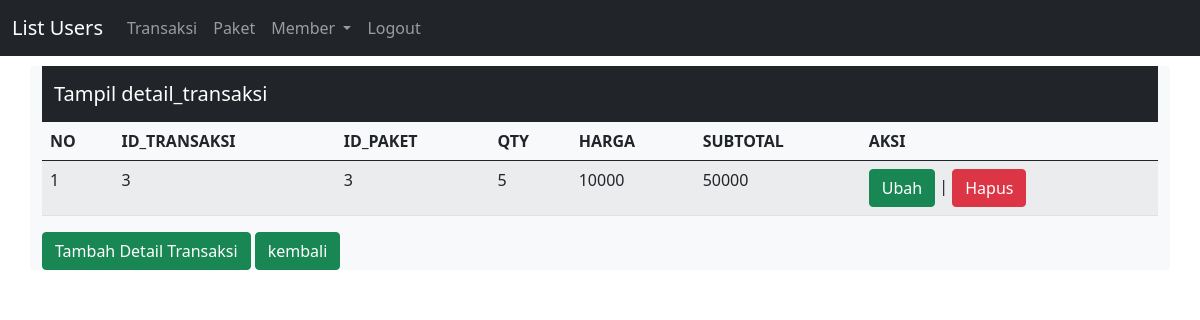
Screenshot of /tampil_detail_transaksi.php (signed in) with the database file from the repository.
### tables this page shows
CREATE TABLE `detail_transaksi` (
  `id_detail_transaksi` int(11) NOT NULL,
  `id_transaksi` int(11) NOT NULL,
  `id_paket` int(11) NOT NULL,
  `qty` int(11) NOT NULL
);

CREATE TABLE `paket` (
  `id_paket` int(11) NOT NULL,
  `jenis` enum('kiloan','selimut','bed_cover','kaos') NOT NULL,
  `harga` int(11) NOT NULL
);

### tampil_detail_transaksi.php (the view, shortened to what this page needs)
<html>
    <head>
        <link
    href="https://cdn.jsdelivr.net/npm/bootstrap@5.0.1/dist/css/bootstrap.min.css"
    rel="stylesheet"
>
    </head>
    <body>
        <?php
        include "header.php"
        ?>
    <nav class="navbar navbar-dark bg-dark">
                    <div class="container-fluid">
                    <a class="navbar-brand">Tampil detail_transaksi</a>
            </div>
            </nav>
        <table class="table table-hover table-striped">
            <thead>
                <tr>
                    <th>NO</th><th>ID_TRANSAKSI<th>ID_PAKET</th>
                    <th>QTY</th><th>HARGA</th><th>SUBTOTAL</th><th>AKSI</th>
                </tr>
            </thead>
            <tbody>
                <?php
                include "config.php";
                $qry_detail_transaksi=mysqli_query($conn,"select detail_transaksi.*,paket.harga from detail_transaksi join paket on paket.id_paket=detail_transaksi.id_paket");
                $no=0;
                while($data_detail_transaksi=mysqli_fetch_array($qry_detail_transaksi)){
                $no++;
                ?>
                <tr>
                    <td><?=$no?></td>
                    <td><?=$data_detail_transaksi['id_transaksi']?></td>
                    <td><?=$data_detail_transaksi['id_paket']?></td>
                    <td><?=$data_detail_transaksi['qty']?></td>
                    <td><?=$data_detail_transaksi['harga']?></td>
                    <?php
                        $subtotal=$data_detail_transaksi['harga'] * $data_detail_transaksi['qty'];
                    ?>
                    <td><?=$subtotal?></td>
                    <td><a href="ubah_detail_transaksi.php?id=<?=$data_detail_transaksi['id_detail_transaksi']?>"
                    class="btn btn-success">Ubah</a> | <a
                    href="hapus_detail_transaksi.php?id=<?=$data_detail_transaksi['id_detail_transaksi']?>"
                    onclick="return confirm('Apakah Anda yakin menghapus data ini?')"
                    class="btn btn-danger">Hapus</a></td>
                </tr>
                <?php
                }
                ?>
            </tbody>
        </table>
        <a href="Tambah_detail_transaksi.php"
                    class="btn btn-success">Tambah Detail Transaksi</a>
                <?php
                if($_SESSION['role']=='kasir'){
                ?>
                <a href="home_kasir.php" class="btn btn-success">kembali</a>
                <?php }
                else{
                ?>
                <a href="home_admin.php" class="btn btn-success">kembali</a>
                <?php
                }
                ?>
    </body>
</html>

### rows the page displays
detail_transaksi: id_transaksi "3", id_paket "3", qty "5", id_paket.harga "10000", subtotal "50000"
